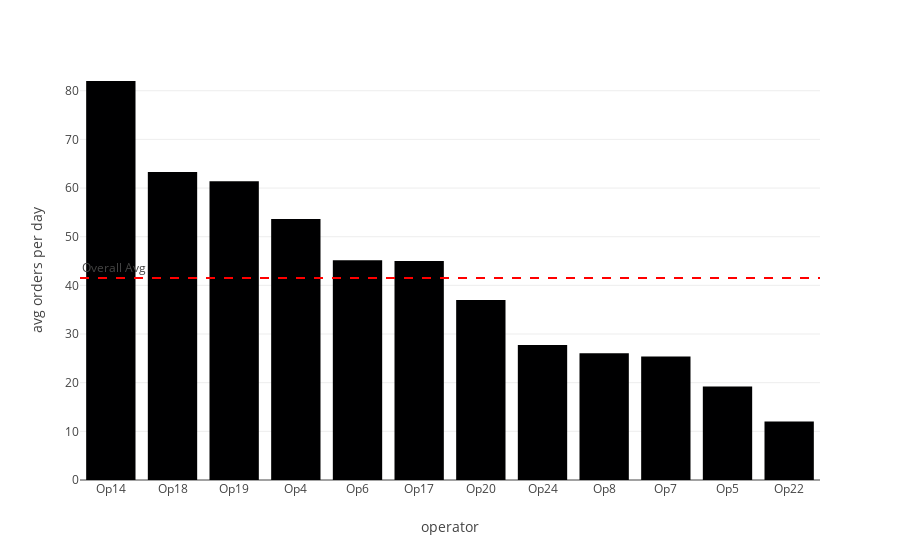

Notebook source saved alongside this figure:
### Code cell
import plotly.express as px
co_filtered_by_op = co_filtered.groupby(["creationDate", "operator"])["orderNumber"].nunique().reset_index()
# normalizing the work of operators by day
co_filtered_by_op_normalized = co_filtered_by_op.pivot(index="creationDate",columns="operator").sum() / co_filtered_by_op.pivot(index="creationDate",columns="operator").count()
co_filtered_by_op_normalized = co_filtered_by_op_normalized.reset_index()
co_filtered_by_op_normalized = (co_filtered_by_op_normalized
                                .rename(columns={0:"avg orders per day"})
                                .sort_values(by="avg orders per day", ascending=False)
                                )
co_filtered_by_op_normalized["operator"] = "Op_" + co_filtered_by_op_normalized["operator"].str.split("_").str[1]
fig = px.bar(co_filtered_by_op_normalized, x="operator", y="avg orders per day")
# calculate the overall avg
overall_avg = co_filtered_by_op_normalized["avg orders per day"].mean()
# add horizontal line
fig.add_hline(y=overall_avg, line_dash="dash", line_color="red",
              annotation_text="Overall Avg", annotation_position="top left")

### Figure 1 — Plotly figure (JSON) as saved in the notebook; plotly's stock layout.template omitted (floating-point values rounded to 4 significant figures)
{"data": [{"hovertemplate": "operator=%{x}<br>avg orders per day=%{y}<extra></extra>", "legendgroup": "", "marker": {"color": "#000001", "pattern": {"shape": ""}}, "name": "", "orientation": "v", "showlegend": false, "textposition": "auto", "type": "bar", "x": ["Op14", "Op18", "Op19", "Op4", "Op6", "Op17", "Op20", "Op24", "Op8", "Op7", "Op5", "Op22"], "xaxis": "x", "y": [82.0, 63.32, 61.38, 53.62, 45.18, 45.0, 37.0, 27.75, 26.05, 25.4, 19.22, 12.0], "yaxis": "y"}], "layout": {"annotations": [{"showarrow": false, "text": "Overall Avg", "x": 0, "xanchor": "left", "xref": "x domain", "y": 41.49, "yanchor": "bottom", "yref": "y"}], "barmode": "relative", "legend": {"tracegroupgap": 0}, "margin": {"t": 60}, "shapes": [{"line": {"color": "red", "dash": "dash"}, "type": "line", "x0": 0, "x1": 1, "xref": "x domain", "y0": 41.49, "y1": 41.49, "yref": "y"}], "xaxis": {"anchor": "y", "domain": [0, 1], "title": {"text": "operator"}}, "yaxis": {"anchor": "x", "domain": [0, 1], "title": {"text": "avg orders per day"}}}}
